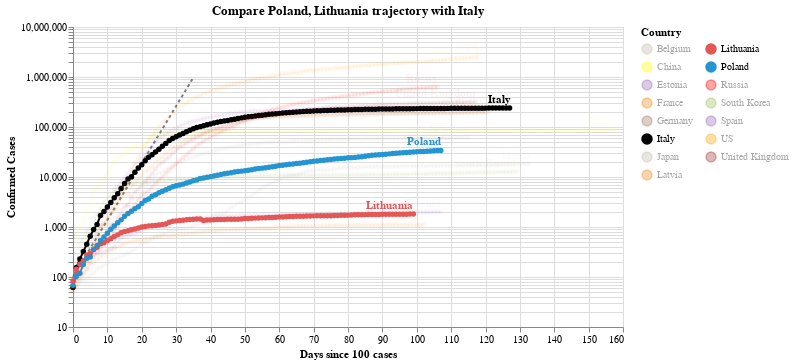

Notebook cell for this chart:
### Code cell
#hide_input
chart2 = make_since_chart(dff2, ['Poland', 'Lithuania'], baseline_countries)
chart2

### Figure 1 — Vega-Lite specification as saved in the notebook (floating-point values rounded to 4 significant figures; data arrays with more than 128 entries replaced by an {"elided": "..."} marker saying what was removed)
{"config": {"view": {"continuousWidth": 400, "continuousHeight": 300}}, "layer": [{"data": {"name": "data-628230001892d6798b50651be41d1b3e"}, "mark": {"type": "line", "color": "black", "opacity": 0.5, "strokeDash": [3, 3]}, "encoding": {"x": {"type": "quantitative", "field": "Days since 100 cases"}, "y": {"type": "quantitative", "field": "Confirmed Cases"}}}, {"data": {"name": "data-a0a8331721edaffd29e5ef560e7d3d52"}, "mark": {"type": "line", "point": true}, "encoding": {"color": {"type": "nominal", "field": "Country", "legend": {"columns": 2}, "scale": {"domain": ["Belgium", "China", "Estonia", "France", "Germany", "Italy", "Japan", "Latvia", "Lithuania", "Poland", "Russia", "South Korea", "Spain", "US", "United Kingdom"], "range": ["#C1B7AD", "yellow", "#9467bd", "#F58518", "#9D755D", "black", "#C1B7AD", "#F58518", "#E45756", "#2495D3", "red", "#A1BA59", "#9467bd", "orange", "brown"]}}, "opacity": {"condition": {"value": 1, "selection": "selector004"}, "value": 0.05}, "tooltip": [{"type": "nominal", "field": "Country"}, {"type": "temporal", "field": "Date"}, {"type": "quantitative", "field": "Confirmed Cases"}, {"type": "quantitative", "field": "Days since 100 cases"}], "x": {"type": "quantitative", "field": "Days since 100 cases"}, "y": {"type": "quantitative", "field": "Confirmed Cases", "scale": {"type": "log"}}}, "selection": {"selector004": {"type": "multi", "fields": ["Country"], "bind": "legend", "init": [{"Country": "Poland"}, {"Country": "Lithuania"}, {"Country": "Italy"}]}}, "width": 550}, {"data": {"name": "data-a0a8331721edaffd29e5ef560e7d3d52"}, "mark": {"type": "text", "align": "right", "dy": -8, "fontWeight": "bold"}, "encoding": {"color": {"type": "nominal", "field": "Country", "legend": {"columns": 2}, "scale": {"domain": ["Belgium", "China", "Estonia", "France", "Germany", "Italy", "Japan", "Latvia", "Lithuania", "Poland", "Russia", "South Korea", "Spain", "US", "United Kingdom"], "range": ["#C1B7AD", "yellow", "#9467bd", "#F58518", "#9D755D", "black", "#C1B7AD", "#F58518", "#E45756", "#2495D3", "red", "#A1BA59", "#9467bd", "orange", "brown"]}}, "opacity": {"condition": {"value": 1, "selection": "selector004"}, "value": 0.05}, "text": {"type": "nominal", "field": "Country"}, "tooltip": [{"type": "nominal", "field": "Country"}, {"type": "temporal", "field": "Date"}, {"type": "quantitative", "field": "Confirmed Cases"}, {"type": "quantitative", "field": "Days since 100 cases"}], "x": {"type": "quantitative", "field": "Days since 100 cases"}, "y": {"type": "quantitative", "field": "Confirmed Cases", "scale": {"type": "log"}}}, "transform": [{"filter": "(datum['Date'] >= 1593302400000)"}], "width": 550}], "title": "Compare Poland, Lithuania trajectory with Italy", "$schema": "https://vega.github.io/schema/vega-lite/v4.0.2.json", "datasets": {"data-628230001892d6798b50651be41d1b3e": [{"Days since 100 cases": 0, "Confirmed Cases": 100.0}, {"Days since 100 cases": 1, "Confirmed Cases": 130.0}, {"Days since 100 cases": 2, "Confirmed Cases": 169.0}, {"Days since 100 cases": 3, "Confirmed Cases": 219.7}, {"Days since 100 cases": 4, "Confirmed Cases": 285.6}, {"Days since 100 cases": 5, "Confirmed Cases": 371.3}, {"Days since 100 cases": 6, "Confirmed Cases": 482.7}, {"Days since 100 cases": 7, "Confirmed Cases": 627.5}, {"Days since 100 cases": 8, "Confirmed Cases": 815.7}, {"Days since 100 cases": 9, "Confirmed Cases": 1060.0}, {"Days since 100 cases": 10, "Confirmed Cases": 1379.0}, {"Days since 100 cases": 11, "Confirmed Cases": 1792.0}, {"Days since 100 cases": 12, "Confirmed Cases": 2330.0}, {"Days since 100 cases": 13, "Confirmed Cases": 3029.0}, {"Days since 100 cases": 14, "Confirmed Cases": 3937.0}, {"Days since 100 cases": 15, "Confirmed Cases": 5119.0}, {"Days since 100 cases": 16, "Confirmed Cases": 6654.0}, {"Days since 100 cases": 17, "Confirmed Cases": 8650.0}, {"Days since 100 cases": 18, "Confirmed Cases": 11250.0}, {"Days since 100 cases": 19, "Confirmed Cases": 14620.0}, {"Days since 100 cases": 20, "Confirmed Cases": 19000.0}, {"Days since 100 cases": 21, "Confirmed Cases": 24710.0}, {"Days since 100 cases": 22, "Confirmed Cases": 32120.0}, {"Days since 100 cases": 23, "Confirmed Cases": 41750.0}, {"Days since 100 cases": 24, "Confirmed Cases": 54280.0}, {"Days since 100 cases": 25, "Confirmed Cases": 70560.0}, {"Days since 100 cases": 26, "Confirmed Cases": 91730.0}, {"Days since 100 cases": 27, "Confirmed Cases": 119300.0}, {"Days since 100 cases": 28, "Confirmed Cases": 155000.0}, {"Days since 100 cases": 29, "Confirmed Cases": 201500.0}, {"Days since 100 cases": 30, "Confirmed Cases": 262000.0}, {"Days since 100 cases": 31, "Confirmed Cases": 340600.0}, {"Days since 100 cases": 32, "Confirmed Cases": 442800.0}, {"Days since 100 cases": 33, "Confirmed Cases": 575600.0}, {"Days since 100 cases": 34, "Confirmed Cases": 748300.0}, {"Days since 100 cases": 35, "Confirmed Cases": 972800.0}], "data-a0a8331721edaffd29e5ef560e7d3d52": {"elided": "1793 records"}}}
